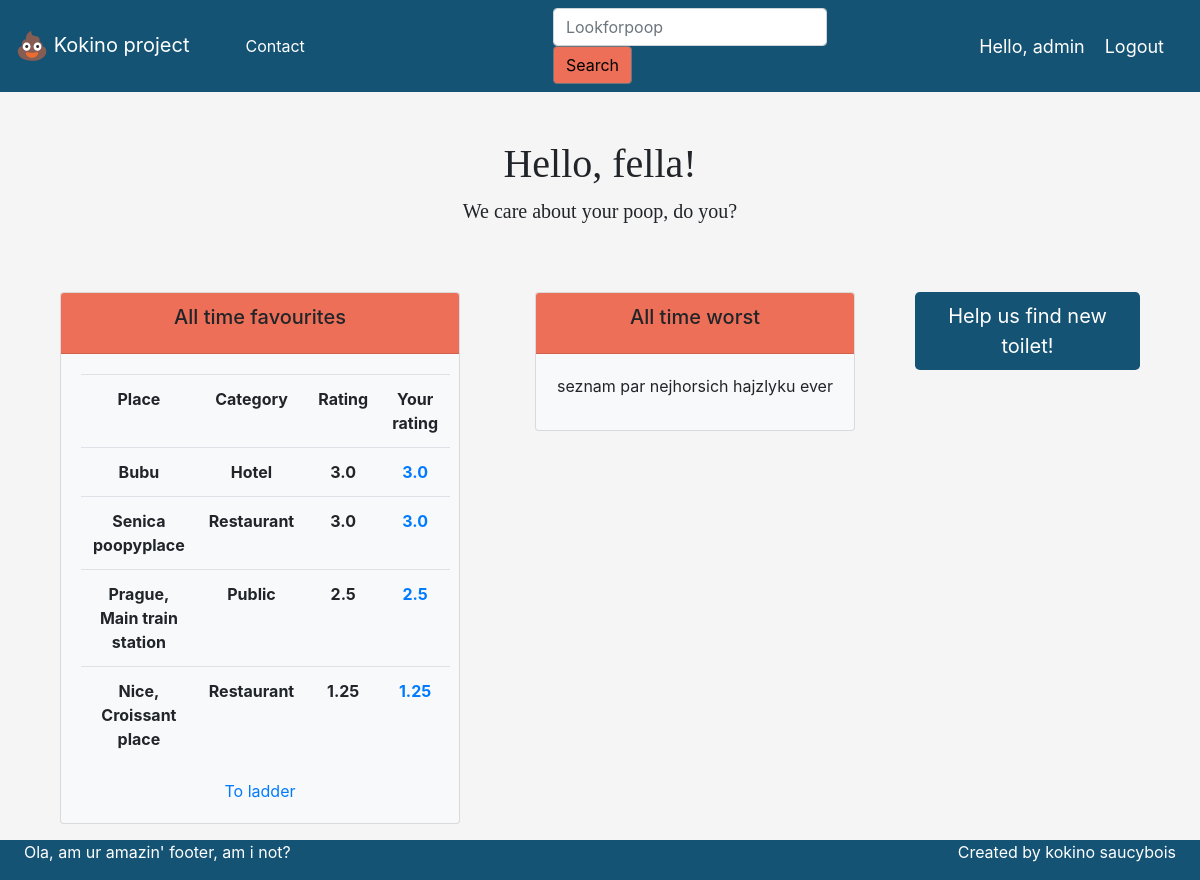
Screenshot of / (signed in) with the database file from the repository.
### toilet/models.py (models this page shows, shortened)
class Toilet(models.Model):
    CATEGORY = (
        ('Restaurant', 'Restaurant'),
        ('Public', 'Public'),
        ('Hotel', 'Hotel'),
    )
    category    = models.CharField(max_length=120, null=False, choices=CATEGORY, default=None)
    place       = models.CharField(max_length=120)
    overal_tidiness    = models.FloatField(default=0)
    overal_space       = models.FloatField(default=0)
    overal_smell       = models.FloatField(default=0)
    overal_design      = models.FloatField(default=0)
    overal_rating      = models.FloatField(default=0)

### rating/models.py (models this page shows)
class Rating(models.Model):
    user        = models.ForeignKey(User, on_delete=models.CASCADE, default=None)
    toilet      = models.ForeignKey(Toilet, on_delete=models.CASCADE, default=None)
    tidiness    = models.IntegerField(default=0)
    space       = models.IntegerField(default=0)
    smell       = models.IntegerField(default=0)
    design      = models.IntegerField(default=0)
    rating      = models.FloatField(default=0)

### pages/views.py (the view)
# urls.py: path('', home_view, name='home'),
def home_view(request, *args, **kwargs):
    context = {}
    best_toilets = Toilet.objects.order_by('-overal_rating')[:5]
    is_rated = {}
    if request.user.is_authenticated:
        for i in range(len(best_toilets)):
            try:
                rating = Rating.objects.get(user=request.user, toilet_id=best_toilets[i])
                is_rated[best_toilets[i].id] = rating
            except Rating.DoesNotExist:
                pass
    context['is_rated'] = is_rated
    context['best_toilets'] = best_toilets
    return render(request, "pages/home.html", context)

### pages/templatetags/get_item.py (called while the page is built)
@register.filter
def get_item(dictionary, key):
    return dictionary.get(key)

### templates/pages/home.html (shortened to what this page needs)
{% extends 'pages/base.html' %}
{% block content %}
<div class="jumbotron text-center pt-5" id="mainPageJumotron">
  <h1>Hello, fella!</h1>
  <p class="lead"> We care about your poop, do you?</p>
</div>
<div class="container pt-5">
    <div class="row">
        <div class="col-md-5">
            <div class="col-md">
                <div class="card text-center bg-light  mb-3" style="max-width: 25rem" id="bestToilets">
                    <div class="card-header">
                        <h5 class="card-title">All time favourites</h5>
                    </div>
                    <div class="card-body">
                        {% include 'pages/best_toilets.html' %}
                        <a href="#">To ladder</a>
                    </div>
                </div>
            </div>
        </div>
        <div class="col-md-4">
            <div class="col-md">
                <div class="card text-center bg-light  mb-3" style="max-width: 20rem" id="worstToilets">
                    <div class="card-header">
                        <h5 class="card-title">All time worst</h5>
                    </div>
                    <div class="card-body">
                        <p class="card-title">seznam par nejhorsich hajzlyku ever</p>
                    </div>
                </div>
            </div>
        </div>
        <div class="col-md-3">
            <div class="col-md">
                <a href={% url 'create_toilet' %} type="button" class="btn btn-lg text-white" id="customButton">Help us find new toilet!</a>
            </div>
        </div>
    </div>
</div>
{% endblock%}

### templates/pages/base.html (shortened to what this page needs)
<!DOCTYPE html>
<html lang="en">
<head>
{% load static %}
{% load get_item %}
{% load bootstrap4 %}
{% bootstrap_css %}
<link rel="stylesheet" href="https://stackpath.bootstrapcdn.com/font-awesome/4.7.0/css/font-awesome.min.css">
<link type="text/css" rel="stylesheet" href="{% static 'staticdir/CSS/RatingStars.css' %}">
</head>
<body>
{% include 'pages/navbar.html' %}
{% block content %}{% endblock%}
</body>
<footer>
<div id="footer1"><p id="footerText">Ola, am ur amazin' footer, am i not? </p></div>
<div id="footer2"><p id="footerText"> Created by kokino saucybois </p></div>
</footer>
</html>

### templates/pages/navbar.html (shortened to what this page needs)
{% load static %}
<nav class="navbar navbar-expand-md" id="mainNavbar">
    <a href="/" class="navbar-brand mr-auto text-white"><img src="{% static 'staticdir/pictures/poop.png' %}" width="32" height="32"/> Kokino project</a>
    <div class="navbar-collapse collapse pl-5" id="collapsingNavbar3">
        <ul class="navbar-nav w-100">
            <li class="nav-item">
                <a class="nav-link text-white" href="{% url 'contact' %}">Contact</a>
            </li>
        </ul>
        <ul class="nav navbar-nav w-100 justify-content-center">
              <form class="form-inline">
                <input class="form-control mr-sm-2" type="search" placeholder="Lookforpoop" aria-label="Search">
                <button class="btn btn-secondary my-2 my-sm-0" type="submit" id="navbarButton">Search</button>
              </form>
        </ul>
        <ul class="nav navbar-nav ml-auto w-100 justify-content-end">
        {% if request.user.is_authenticated %}
            <li class="hello-msg text-white">Hello, {{ request.user }}</li>
            <li><a class="hello-msg text-white" href="{% url 'logout' %}">Logout</a> </li>
        {% endif %}
        </ul>
    </div>
</nav>

### templates/pages/best_toilets.html
<table class="table">
    <tr>
        <th>Place</th>
        <th>Category</th>
        <th>Rating</th>
        <th>Your rating</th>
    </tr>
    {% for toilet in best_toilets %}
    <tr>
        <th>{{ toilet.place }}</th>
        <th>{{ toilet.category }}</th>
        <th>{{ toilet.overal_rating }}</th>
        {% if is_rated|get_item:toilet.id %}
            {% with current_toilet=is_rated|get_item:toilet.id %}
            <th><a href={% url 'rate_toilet' user.id toilet.id %}>{{ current_toilet.rating }}</a></th>
            {% endwith %}
        {% else %}
            <th><a href={% url 'rate_toilet' user.id toilet.id %}>rate!</a></th>
        {% endif %}
    </tr>
    {% endfor %}
</table>

### templates/pages/base.html (style rules this page uses)
body { margin-bottom:40px; background-color: #f6f5f5; }
footer { width: 100%; background-color: #145374; position: fixed; height: 40px; bottom: 0px; left: 0px; right: 0px; margin-bottom: 0px; }
#footer1 { margin-left:2%; float:left; }
#footer2 { margin-right:2%; float:right; }
#footerText { color: white; }

### templates/pages/navbar.html (style rules this page uses)
.hello-msg { font-size: 18px; color: #ffffff; margin-right: 20px; }
#mainNavbar { background-color: #145374; }
#navbarButton { background-color: #ee6f57 !important; color: black; }

### templates/pages/home.html (style rules this page uses)
.card-header { background-color: #ee6f57; }
#mainPageJumotron { background-color: #f6f5f5; max-height: 120px; font-family: "Century Gothic"; }
#customButton { background-color: #145374; }

### rows the page displays
Toilet: place "Bubu", category "Hotel", overal_rating "3.0"
Rating: rating "3.0"
Toilet: place "Senica poopyplace", category "Restaurant", overal_rating "3.0"
Rating: rating "3.0"
Toilet: place "Prague, Main train station", category "Public", overal_rating "2.5"
Rating: rating "2.5"
Toilet: place "Nice, Croissant place", category "Restaurant", overal_rating "1.25"
Rating: rating "1.25"

### other values shown
{{ request.user }} "admin"
